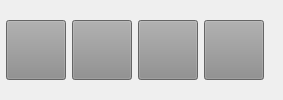
                 <widget class="QWidget" name="widget_18" native="true">
                  <property name="minimumSize">
                   <size>
                    <width>0</width>
                    <height>0</height>
                   </size>
                  </property>
                  <property name="maximumSize">
                   <size>
                    <width>16777215</width>
                    <height>16777215</height>
                   </size>
                  </property>
                  <property name="styleSheet">
                   <string notr="true"/>
                  </property>
                  <layout class="QHBoxLayout" name="horizontalLayout_7">
                   <property name="leftMargin">
                    <number>6</number>
                   </property>
                   <property name="topMargin">
                    <number>6</number>
                   </property>
                   <property name="rightMargin">
                    <number>6</number>
                   </property>
                   <property name="bottomMargin">
                    <number>6</number>
                   </property>
                   <item>
                    <widget class="QWidget" name="widget_12" native="true">
                     <property name="minimumSize">
                      <size>
                       <width>60</width>
                       <height>60</height>
                      </size>
                     </property>
                     <property name="maximumSize">
                      <size>
                       <width>60</width>
                       <height>60</height>
                      </size>
                     </property>
                     <layout class="QHBoxLayout" name="horizontalLayout_17">
                      <property name="spacing">
                       <number>0</number>
                      </property>
                      <property name="leftMargin">
                       <number>0</number>
                      </property>
                      <property name="topMargin">
                       <number>0</number>
                      </property>
                      <property name="rightMargin">
                       <number>0</number>
                      </property>
                      <property name="bottomMargin">
                       <number>0</number>
                      </property>
                      <item>
                       <widget class="QPushButton" name="btn_Novo">
                        <property name="sizePolicy">
                         <sizepolicy hsizetype="Preferred" vsizetype="Preferred">
                          <horstretch>0</horstretch>
                          <verstretch>0</verstretch>
                         </sizepolicy>
                        </property>
                        <property name="minimumSize">
                         <size>
                          <width>60</width>
                          <height>60</height>
                         </size>
                        </property>
                        <property name="maximumSize">
                         <size>
                          <width>60</width>
                          <height>60</height>
                         </size>
                        </property>
                        <property name="font">
                         <font>
                          <pointsize>9</pointsize>
                          <weight>75</weight>
                          <bold>true</bold>
                         </font>
                        </property>
                        <property name="cursor">
                         <cursorShape>PointingHandCursor</cursorShape>
                        </property>
                        <property name="layoutDirection">
                         <enum>Qt::LeftToRight</enum>
                        </property>
                        <property name="autoFillBackground">
                         <bool>false</bool>
                        </property>
                        <property name="styleSheet">
                         <string notr="true">background-color: rgb(141, 141, 141);</string>
                        </property>
                        <property name="text">
                         <string/>
                        </property>
                        <property name="iconSize">
                         <size>
                          <width>60</width>
                          <height>60</height>
                         </size>
                        </property>
                        <property name="checkable">
                         <bool>false</bool>
                        </property>
                        <property name="autoDefault">
                         <bool>false</bool>
                        </property>
                        <property name="default">
                         <bool>false</bool>
                        </property>
                        <property name="flat">
                         <bool>false</bool>
                        </property>
                       </widget>
                      </item>
                     </layout>
                    </widget>
                   </item>
                   <item>
                    <widget class="QWidget" name="widget_13" native="true">
                     <property name="minimumSize">
                      <size>
                       <width>60</width>
                       <height>60</height>
                      </size>
                     </property>
                     <property name="maximumSize">
                      <size>
                       <width>60</width>
                       <height>60</height>
                      </size>
                     </property>
                     <property name="sizeIncrement">
                      <size>
                       <width>0</width>
                       <height>0</height>
                      </size>
                     </property>
                     <property name="baseSize">
                      <size>
                       <width>0</width>
                       <height>0</height>
                      </size>
                     </property>
                     <layout class="QHBoxLayout" name="horizontalLayout_18">
                      <property name="spacing">
                       <number>0</number>
                      </property>
                      <property name="leftMargin">
                       <number>0</number>
                      </property>
                      <property name="topMargin">
                       <number>0</number>
                      </property>
                      <property name="rightMargin">
                       <number>0</number>
                      </property>
                      <property name="bottomMargin">
                       <number>0</number>
                      </property>
                      <item>
                       <widget class="QPushButton" name="btn_Alterar">
                        <property name="sizePolicy">
                         <sizepolicy hsizetype="Preferred" vsizetype="Preferred">
                          <horstretch>0</horstretch>
                          <verstretch>0</verstretch>
                         </sizepolicy>
                        </property>
                        <property name="minimumSize">
                         <size>
                          <width>60</width>
                          <height>60</height>
                         </size>
                        </property>
                        <property name="maximumSize">
                         <size>
                          <width>60</width>
                          <height>60</height>
                         </size>
                        </property>
                        <property name="font">
                         <font>
                          <pointsize>9</pointsize>
                          <weight>75</weight>
                          <bold>true</bold>
                         </font>
                        </property>
                        <property name="cursor">
                         <cursorShape>PointingHandCursor</cursorShape>
                        </property>
                        <property name="layoutDirection">
                         <enum>Qt::LeftToRight</enum>
                        </property>
                        <property name="autoFillBackground">
                         <bool>false</bool>
                        </property>
                        <property name="styleSheet">
                         <string notr="true">background-color: rgb(141, 141, 141);</string>
                        </property>
                        <property name="text">
                         <string/>
                        </property>
                        <property name="iconSize">
                         <size>
                          <width>60</width>
                          <height>60</height>
                         </size>
                        </property>
                        <property name="checkable">
                         <bool>false</bool>
                        </property>
                        <property name="autoDefault">
                         <bool>false</bool>
                        </property>
                        <property name="default">
                         <bool>false</bool>
                        </property>
                        <property name="flat">
                         <bool>false</bool>
                        </property>
                       </widget>
                      </item>
                     </layout>
                    </widget>
                   </item>
                   <item>
                    <widget class="QWidget" name="widget_14" native="true">
                     <property name="minimumSize">
                      <size>
                       <width>60</width>
                       <height>60</height>
                      </size>
                     </property>
                     <property name="maximumSize">
                      <size>
                       <width>60</width>
                       <height>60</height>
                      </size>
                     </property>
                     <property name="sizeIncrement">
                      <size>
                       <width>0</width>
                       <height>0</height>
                      </size>
                     </property>
                     <property name="baseSize">
                      <size>
                       <width>0</width>
                       <height>0</height>
                      </size>
                     </property>
                     <layout class="QHBoxLayout" name="horizontalLayout_19">
                      <property name="spacing">
                       <number>0</number>
                      </property>
                      <property name="leftMargin">
                       <number>0</number>
                      </property>
                      <property name="topMargin">
                       <number>0</number>
                      </property>
                      <property name="rightMargin">
                       <number>0</number>
                      </property>
                      <property name="bottomMargin">
                       <number>0</number>
                      </property>
                      <item>
                       <widget class="QPushButton" name="btn_Excluir">
                        <property name="sizePolicy">
                         <sizepolicy hsizetype="Preferred" vsizetype="Preferred">
                          <horstretch>0</horstretch>
                          <verstretch>0</verstretch>
                         </sizepolicy>
                        </property>
                        <property name="minimumSize">
                         <size>
                          <width>60</width>
                          <height>60</height>
                         </size>
                        </property>
                        <property name="maximumSize">
                         <size>
                          <width>60</width>
                          <height>60</height>
                         </size>
                        </property>
                        <property name="font">
                         <font>
                          <pointsize>9</pointsize>
                          <weight>75</weight>
                          <bold>true</bold>
                         </font>
                        </property>
                        <property name="cursor">
                         <cursorShape>PointingHandCursor</cursorShape>
                        </property>
                        <property name="layoutDirection">
                         <enum>Qt::LeftToRight</enum>
                        </property>
                        <property name="autoFillBackground">
                         <bool>false</bool>
                        </property>
                        <property name="styleSheet">
                         <string notr="true">background-color: rgb(141, 141, 141);</string>
                        </property>
                        <property name="text">
                         <string/>
                        </property>
                        <property name="iconSize">
                         <size>
                          <width>60</width>
                          <height>60</height>
                         </size>
                        </property>
                        <property name="checkable">
                         <bool>false</bool>
                        </property>
                        <property name="autoDefault">
                         <bool>false</bool>
                        </property>
                        <property name="default">
                         <bool>false</bool>
                        </property>
                        <property name="flat">
                         <bool>false</bool>
                        </property>
                       </widget>
                      </item>
                     </layout>
                    </widget>
                   </item>
                   <item>
                    <widget class="QWidget" name="widget_17" native="true">
                     <property name="minimumSize">
                      <size>
                       <width>60</width>
                       <height>60</height>
                      </size>
                     </property>
                     <property name="maximumSize">
                      <size>
                       <width>60</width>
                       <height>60</height>
                      </size>
                     </property>
                     <property name="sizeIncrement">
                      <size>
                       <width>0</width>
                       <height>0</height>
                      </size>
                     </property>
                     <property name="baseSize">
                      <size>
                       <width>0</width>
                       <height>0</height>
                      </size>
                     </property>
                     <layout class="QHBoxLayout" name="horizontalLayout_21">
                      <property name="spacing">
                       <number>0</number>
                      </property>
                      <property name="leftMargin">
                       <number>0</number>
                      </property>
                      <property name="topMargin">
                       <number>0</number>
                      </property>
                      <property name="rightMargin">
                       <number>0</number>
                      </property>
                      <property name="bottomMargin">
                       <number>0</number>
                      </property>
                      <item>
                       <widget class="QPushButton" name="btn_Ficha">
                        <property name="sizePolicy">
                         <sizepolicy hsizetype="Preferred" vsizetype="Preferred">
                          <horstretch>0</horstretch>
                          <verstretch>0</verstretch>
                         </sizepolicy>
                        </property>
                        <property name="minimumSize">
                         <size>
                          <width>60</width>
                          <height>60</height>
                         </size>
                        </property>
                        <property name="maximumSize">
                         <size>
                          <width>60</width>
                          <height>60</height>
                         </size>
                        </property>
                        <property name="font">
                         <font>
                          <pointsize>9</pointsize>
                          <weight>75</weight>
                          <bold>true</bold>
                         </font>
                        </property>
                        <property name="cursor">
                         <cursorShape>PointingHandCursor</cursorShape>
                        </property>
                        <property name="layoutDirection">
                         <enum>Qt::LeftToRight</enum>
                        </property>
                        <property name="autoFillBackground">
                         <bool>false</bool>
                        </property>
                        <property name="styleSheet">
                         <string notr="true">background-color: rgb(141, 141, 141);</string>
                        </property>
                        <property name="text">
                         <string/>
                        </property>
                        <property name="checkable">
                         <bool>false</bool>
                        </property>
                        <property name="autoDefault">
                         <bool>false</bool>
                        </property>
                        <property name="default">
                         <bool>false</bool>
                        </property>
                        <property name="flat">
                         <bool>false</bool>
                        </property>
                       </widget>
                      </item>
                     </layout>
                    </widget>
                   </item>
                   <item>
                    <widget class="QLabel" name="label_14">
                     <property name="text">
                      <string/>
                     </property>
                    </widget>
                   </item>
                  </layout>
                 </widget>
